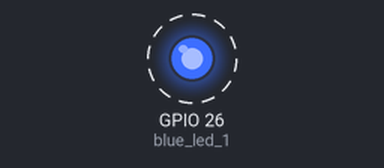
Bench run of a program on a simulated ESP32 board running MicroPython. Shown: output pins drawn as LEDs (lit = HIGH). Dashed ring = blinking. What the program prints to the serial console is not drawn.

Above: at 0.2 s.
Timing chart, 0 to 3.0 s (numbered marks = the images above):
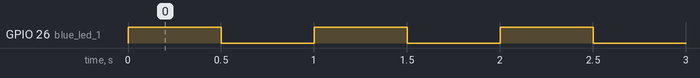

The program:

03_blue_led_asyncio.py
```python
"""Diagnostic 3/13 — First blue LED, blinking via asyncio (GPIO 26).

Same circuit and toggle idiom as diagnostic 2, but now wrapped exactly the way
main.py runs it: an `async def` coroutine scheduled with
`asyncio.create_task()` inside `asyncio.run()`, using
`await asyncio.sleep_ms()` instead of a blocking `time.sleep_ms()`. See
diagnostics/README.md for how to run this on wokwi.com.

This isolates `import asyncio` and the asyncio event loop itself from the
GPIO/wiring already checked by diagnostics 1-2.

Expected: identical behavior to diagnostic 2 -- the blue LED toggles every
500 ms, continuously -- but driven by an asyncio task instead of a plain
loop.
"""

import asyncio
from machine import Pin

BLUE_LED_1_PIN = 26
BLINK_INTERVAL_MS = 500

blue_led_1 = Pin(BLUE_LED_1_PIN, Pin.OUT, value=0)


async def blink_blue_led_1():
    while True:
        blue_led_1.value(not blue_led_1.value())
        print("Blue LED:", "ON" if blue_led_1.value() else "OFF")
        await asyncio.sleep_ms(BLINK_INTERVAL_MS)


async def main():
    print("Blue LED asyncio test starting on GPIO {}".format(BLUE_LED_1_PIN))
    asyncio.create_task(blink_blue_led_1())
    while True:
        await asyncio.sleep(3600)


try:
    asyncio.run(main())
finally:
    blue_led_1.off()
```

Measured:
- by itself, GPIO 26 (blue_led_1): alternates HIGH for 0.50 s and LOW for 0.50 s
